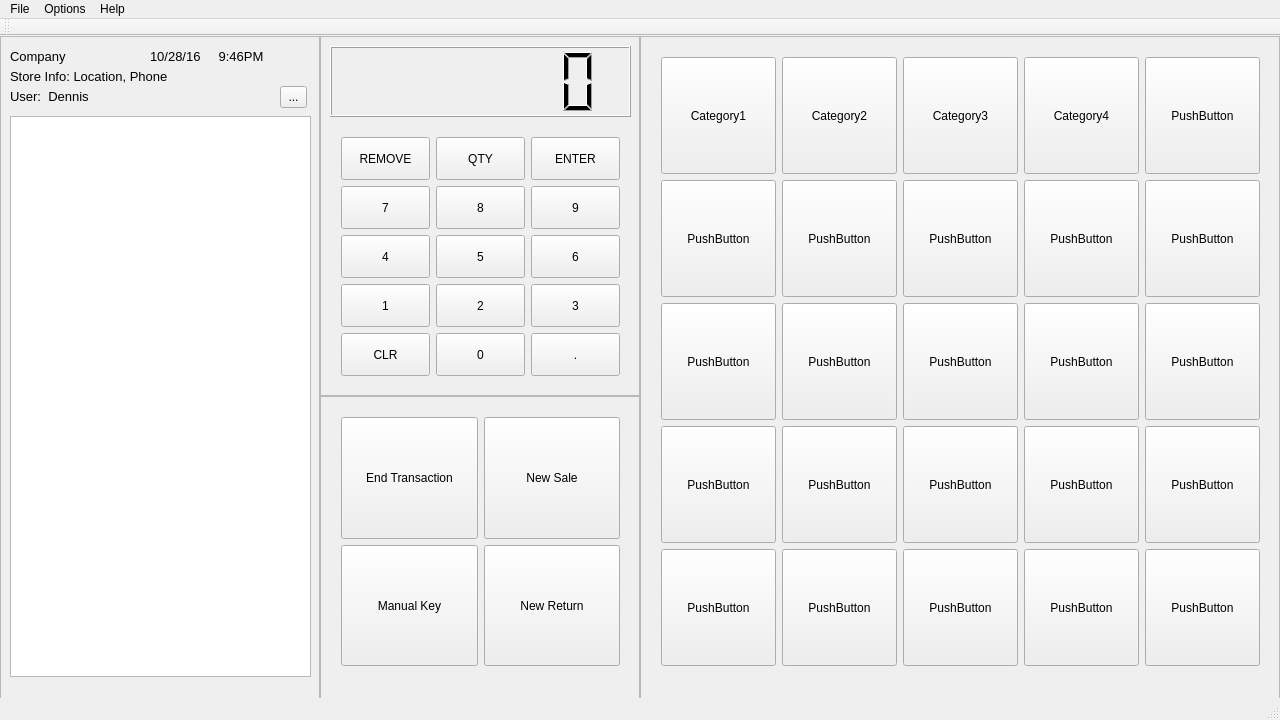
<?xml version="1.0" encoding="UTF-8"?>
<ui version="4.0">
 <class>MainWindow</class>
 <widget class="QMainWindow" name="MainWindow">
  <property name="geometry">
   <rect>
    <x>0</x>
    <y>0</y>
    <width>1280</width>
    <height>720</height>
   </rect>
  </property>
  <property name="windowTitle">
   <string>MainWindow</string>
  </property>
  <widget class="QWidget" name="centralWidget">
   <widget class="QFrame" name="frame">
    <property name="geometry">
     <rect>
      <x>320</x>
      <y>0</y>
      <width>320</width>
      <height>360</height>
     </rect>
    </property>
    <property name="frameShape">
     <enum>QFrame::StyledPanel</enum>
    </property>
    <property name="frameShadow">
     <enum>QFrame::Raised</enum>
    </property>
    <widget class="QWidget" name="widget" native="true">
     <property name="geometry">
      <rect>
       <x>10</x>
       <y>10</y>
       <width>301</width>
       <height>341</height>
      </rect>
     </property>
     <widget class="QLCDNumber" name="lcdNumber">
      <property name="geometry">
       <rect>
        <x>0</x>
        <y>0</y>
        <width>301</width>
        <height>71</height>
       </rect>
      </property>
      <property name="smallDecimalPoint">
       <bool>true</bool>
      </property>
      <property name="digitCount">
       <number>6</number>
      </property>
      <property name="segmentStyle">
       <enum>QLCDNumber::Filled</enum>
      </property>
      <property name="value" stdset="0">
       <double>0.000000000000000</double>
      </property>
      <property name="intValue" stdset="0">
       <number>0</number>
      </property>
      <property name="lcd_value" stdset="0">
       <number>0</number>
      </property>
     </widget>
     <widget class="QWidget" name="gridLayoutWidget">
      <property name="geometry">
       <rect>
        <x>0</x>
        <y>80</y>
        <width>301</width>
        <height>261</height>
       </rect>
      </property>
      <layout class="QGridLayout" name="gridLayout">
       <item row="3" column="1">
        <widget class="QPushButton" name="pushButton2">
         <property name="sizePolicy">
          <sizepolicy hsizetype="MinimumExpanding" vsizetype="MinimumExpanding">
           <horstretch>0</horstretch>
           <verstretch>0</verstretch>
          </sizepolicy>
         </property>
         <property name="minimumSize">
          <size>
           <width>2</width>
           <height>0</height>
          </size>
         </property>
         <property name="text">
          <string>2</string>
         </property>
        </widget>
       </item>
       <item row="3" column="0">
        <widget class="QPushButton" name="pushButton1">
         <property name="sizePolicy">
          <sizepolicy hsizetype="MinimumExpanding" vsizetype="MinimumExpanding">
           <horstretch>0</horstretch>
           <verstretch>0</verstretch>
          </sizepolicy>
         </property>
         <property name="minimumSize">
          <size>
           <width>2</width>
           <height>0</height>
          </size>
         </property>
         <property name="text">
          <string>1</string>
         </property>
        </widget>
       </item>
       <item row="2" column="1">
        <widget class="QPushButton" name="pushButton5">
         <property name="sizePolicy">
          <sizepolicy hsizetype="MinimumExpanding" vsizetype="MinimumExpanding">
           <horstretch>0</horstretch>
           <verstretch>0</verstretch>
          </sizepolicy>
         </property>
         <property name="minimumSize">
          <size>
           <width>2</width>
           <height>0</height>
          </size>
         </property>
         <property name="text">
          <string>5</string>
         </property>
        </widget>
       </item>
       <item row="2" column="2">
        <widget class="QPushButton" name="pushButton6">
         <property name="sizePolicy">
          <sizepolicy hsizetype="MinimumExpanding" vsizetype="MinimumExpanding">
           <horstretch>0</horstretch>
           <verstretch>0</verstretch>
          </sizepolicy>
         </property>
         <property name="minimumSize">
          <size>
           <width>2</width>
           <height>0</height>
          </size>
         </property>
         <property name="text">
          <string>6</string>
         </property>
        </widget>
       </item>
       <item row="1" column="2">
        <widget class="QPushButton" name="pushButton9">
         <property name="sizePolicy">
          <sizepolicy hsizetype="MinimumExpanding" vsizetype="MinimumExpanding">
           <horstretch>0</horstretch>
           <verstretch>0</verstretch>
          </sizepolicy>
         </property>
         <property name="minimumSize">
          <size>
           <width>2</width>
           <height>0</height>
          </size>
         </property>
         <property name="text">
          <string>9</string>
         </property>
        </widget>
       </item>
       <item row="0" column="2">
        <widget class="QPushButton" name="pushButtonEnter">
         <property name="sizePolicy">
          <sizepolicy hsizetype="Minimum" vsizetype="MinimumExpanding">
           <horstretch>0</horstretch>
           <verstretch>0</verstretch>
          </sizepolicy>
         </property>
         <property name="text">
          <string>ENTER</string>
         </property>
        </widget>
       </item>
       <item row="1" column="1">
        <widget class="QPushButton" name="pushButton8">
         <property name="sizePolicy">
          <sizepolicy hsizetype="MinimumExpanding" vsizetype="MinimumExpanding">
           <horstretch>0</horstretch>
           <verstretch>0</verstretch>
          </sizepolicy>
         </property>
         <property name="minimumSize">
          <size>
           <width>2</width>
           <height>0</height>
          </size>
         </property>
         <property name="text">
          <string>8</string>
         </property>
        </widget>
       </item>
       <item row="1" column="0">
        <widget class="QPushButton" name="pushButton7">
         <property name="sizePolicy">
          <sizepolicy hsizetype="MinimumExpanding" vsizetype="MinimumExpanding">
           <horstretch>0</horstretch>
           <verstretch>0</verstretch>
          </sizepolicy>
         </property>
         <property name="minimumSize">
          <size>
           <width>2</width>
           <height>0</height>
          </size>
         </property>
         <property name="text">
          <string>7</string>
         </property>
        </widget>
       </item>
       <item row="2" column="0">
        <widget class="QPushButton" name="pushButton4">
         <property name="sizePolicy">
          <sizepolicy hsizetype="MinimumExpanding" vsizetype="MinimumExpanding">
           <horstretch>0</horstretch>
           <verstretch>0</verstretch>
          </sizepolicy>
         </property>
         <property name="minimumSize">
          <size>
           <width>2</width>
           <height>0</height>
          </size>
         </property>
         <property name="text">
          <string>4</string>
         </property>
        </widget>
       </item>
       <item row="4" column="1">
        <widget class="QPushButton" name="pushButton0">
         <property name="sizePolicy">
          <sizepolicy hsizetype="MinimumExpanding" vsizetype="MinimumExpanding">
           <horstretch>0</horstretch>
           <verstretch>0</verstretch>
          </sizepolicy>
         </property>
         <property name="minimumSize">
          <size>
           <width>2</width>
           <height>0</height>
          </size>
         </property>
         <property name="text">
          <string>0</string>
         </property>
        </widget>
       </item>
       <item row="0" column="1">
        <widget class="QPushButton" name="pushButtonQty">
         <property name="sizePolicy">
          <sizepolicy hsizetype="Minimum" vsizetype="MinimumExpanding">
           <horstretch>0</horstretch>
           <verstretch>0</verstretch>
          </sizepolicy>
         </property>
         <property name="text">
          <string>QTY</string>
         </property>
        </widget>
       </item>
       <item row="4" column="2">
        <widget class="QPushButton" name="pushButtonDecimal">
         <property name="sizePolicy">
          <sizepolicy hsizetype="Minimum" vsizetype="MinimumExpanding">
           <horstretch>0</horstretch>
           <verstretch>0</verstretch>
          </sizepolicy>
         </property>
         <property name="text">
          <string>.</string>
         </property>
        </widget>
       </item>
       <item row="0" column="0">
        <widget class="QPushButton" name="pushButtonRemove">
         <property name="sizePolicy">
          <sizepolicy hsizetype="Minimum" vsizetype="MinimumExpanding">
           <horstretch>0</horstretch>
           <verstretch>0</verstretch>
          </sizepolicy>
         </property>
         <property name="text">
          <string>REMOVE</string>
         </property>
        </widget>
       </item>
       <item row="4" column="0">
        <widget class="QPushButton" name="pushButtonClr">
         <property name="sizePolicy">
          <sizepolicy hsizetype="MinimumExpanding" vsizetype="MinimumExpanding">
           <horstretch>0</horstretch>
           <verstretch>0</verstretch>
          </sizepolicy>
         </property>
         <property name="text">
          <string>CLR</string>
         </property>
        </widget>
       </item>
       <item row="3" column="2">
        <widget class="QPushButton" name="pushButton3">
         <property name="sizePolicy">
          <sizepolicy hsizetype="Minimum" vsizetype="MinimumExpanding">
           <horstretch>0</horstretch>
           <verstretch>0</verstretch>
          </sizepolicy>
         </property>
         <property name="text">
          <string>3</string>
         </property>
        </widget>
       </item>
      </layout>
     </widget>
    </widget>
   </widget>
   <widget class="QFrame" name="frame_2">
    <property name="geometry">
     <rect>
      <x>640</x>
      <y>0</y>
      <width>640</width>
      <height>720</height>
     </rect>
    </property>
    <property name="frameShape">
     <enum>QFrame::StyledPanel</enum>
    </property>
    <property name="frameShadow">
     <enum>QFrame::Raised</enum>
    </property>
    <widget class="QWidget" name="gridLayoutWidget_3">
     <property name="geometry">
      <rect>
       <x>10</x>
       <y>10</y>
       <width>621</width>
       <height>631</height>
      </rect>
     </property>
     <layout class="QGridLayout" name="gridLayout_3">
      <item row="2" column="3">
       <widget class="QPushButton" name="pushButton_5">
        <property name="enabled">
         <bool>true</bool>
        </property>
        <property name="sizePolicy">
         <sizepolicy hsizetype="Minimum" vsizetype="MinimumExpanding">
          <horstretch>0</horstretch>
          <verstretch>0</verstretch>
         </sizepolicy>
        </property>
        <property name="text">
         <string>PushButton</string>
        </property>
       </widget>
      </item>
      <item row="2" column="4">
       <widget class="QPushButton" name="pushButton_6">
        <property name="enabled">
         <bool>true</bool>
        </property>
        <property name="sizePolicy">
         <sizepolicy hsizetype="Minimum" vsizetype="MinimumExpanding">
          <horstretch>0</horstretch>
          <verstretch>0</verstretch>
         </sizepolicy>
        </property>
        <property name="text">
         <string>PushButton</string>
        </property>
       </widget>
      </item>
      <item row="1" column="0">
       <widget class="QPushButton" name="pushButton_18">
        <property name="enabled">
         <bool>true</bool>
        </property>
        <property name="sizePolicy">
         <sizepolicy hsizetype="Minimum" vsizetype="MinimumExpanding">
          <horstretch>0</horstretch>
          <verstretch>0</verstretch>
         </sizepolicy>
        </property>
        <property name="text">
         <string>PushButton</string>
        </property>
       </widget>
      </item>
      <item row="4" column="1">
       <widget class="QPushButton" name="pushButton_22">
        <property name="enabled">
         <bool>true</bool>
        </property>
        <property name="sizePolicy">
         <sizepolicy hsizetype="Minimum" vsizetype="MinimumExpanding">
          <horstretch>0</horstretch>
          <verstretch>0</verstretch>
         </sizepolicy>
        </property>
        <property name="text">
         <string>PushButton</string>
        </property>
       </widget>
      </item>
      <item row="4" column="4">
       <widget class="QPushButton" name="pushButton_25">
        <property name="enabled">
         <bool>true</bool>
        </property>
        <property name="sizePolicy">
         <sizepolicy hsizetype="Minimum" vsizetype="MinimumExpanding">
          <horstretch>0</horstretch>
          <verstretch>0</verstretch>
         </sizepolicy>
        </property>
        <property name="text">
         <string>PushButton</string>
        </property>
       </widget>
      </item>
      <item row="4" column="2">
       <widget class="QPushButton" name="pushButton_23">
        <property name="enabled">
         <bool>true</bool>
        </property>
        <property name="sizePolicy">
         <sizepolicy hsizetype="Minimum" vsizetype="MinimumExpanding">
          <horstretch>0</horstretch>
          <verstretch>0</verstretch>
         </sizepolicy>
        </property>
        <property name="text">
         <string>PushButton</string>
        </property>
       </widget>
      </item>
      <item row="4" column="3">
       <widget class="QPushButton" name="pushButton_24">
        <property name="enabled">
         <bool>true</bool>
        </property>
        <property name="sizePolicy">
         <sizepolicy hsizetype="Minimum" vsizetype="MinimumExpanding">
          <horstretch>0</horstretch>
          <verstretch>0</verstretch>
         </sizepolicy>
        </property>
        <property name="text">
         <string>PushButton</string>
        </property>
       </widget>
      </item>
      <item row="0" column="0">
       <widget class="QPushButton" name="pushButtonCategory1">
        <property name="enabled">
         <bool>true</bool>
        </property>
        <property name="sizePolicy">
         <sizepolicy hsizetype="Minimum" vsizetype="MinimumExpanding">
          <horstretch>0</horstretch>
          <verstretch>0</verstretch>
         </sizepolicy>
        </property>
        <property name="text">
         <string>Category1</string>
        </property>
       </widget>
      </item>
      <item row="0" column="1">
       <widget class="QPushButton" name="pushButton">
        <property name="enabled">
         <bool>true</bool>
        </property>
        <property name="sizePolicy">
         <sizepolicy hsizetype="Minimum" vsizetype="MinimumExpanding">
          <horstretch>0</horstretch>
          <verstretch>0</verstretch>
         </sizepolicy>
        </property>
        <property name="text">
         <string>Category2</string>
        </property>
       </widget>
      </item>
      <item row="1" column="2">
       <widget class="QPushButton" name="pushButton_8">
        <property name="enabled">
         <bool>true</bool>
        </property>
        <property name="sizePolicy">
         <sizepolicy hsizetype="Minimum" vsizetype="MinimumExpanding">
          <horstretch>0</horstretch>
          <verstretch>0</verstretch>
         </sizepolicy>
        </property>
        <property name="text">
         <string>PushButton</string>
        </property>
       </widget>
      </item>
      <item row="2" column="2">
       <widget class="QPushButton" name="pushButton_9">
        <property name="enabled">
         <bool>true</bool>
        </property>
        <property name="sizePolicy">
         <sizepolicy hsizetype="Minimum" vsizetype="MinimumExpanding">
          <horstretch>0</horstretch>
          <verstretch>0</verstretch>
         </sizepolicy>
        </property>
        <property name="text">
         <string>PushButton</string>
        </property>
       </widget>
      </item>
      <item row="3" column="4">
       <widget class="QPushButton" name="pushButton_12">
        <property name="enabled">
         <bool>true</bool>
        </property>
        <property name="sizePolicy">
         <sizepolicy hsizetype="Minimum" vsizetype="MinimumExpanding">
          <horstretch>0</horstretch>
          <verstretch>0</verstretch>
         </sizepolicy>
        </property>
        <property name="text">
         <string>PushButton</string>
        </property>
       </widget>
      </item>
      <item row="3" column="2">
       <widget class="QPushButton" name="pushButton_10">
        <property name="enabled">
         <bool>true</bool>
        </property>
        <property name="sizePolicy">
         <sizepolicy hsizetype="Minimum" vsizetype="MinimumExpanding">
          <horstretch>0</horstretch>
          <verstretch>0</verstretch>
         </sizepolicy>
        </property>
        <property name="text">
         <string>PushButton</string>
        </property>
       </widget>
      </item>
      <item row="3" column="3">
       <widget class="QPushButton" name="pushButton_11">
        <property name="enabled">
         <bool>true</bool>
        </property>
        <property name="sizePolicy">
         <sizepolicy hsizetype="Minimum" vsizetype="MinimumExpanding">
          <horstretch>0</horstretch>
          <verstretch>0</verstretch>
         </sizepolicy>
        </property>
        <property name="text">
         <string>PushButton</string>
        </property>
       </widget>
      </item>
      <item row="1" column="1">
       <widget class="QPushButton" name="pushButton_14">
        <property name="enabled">
         <bool>true</bool>
        </property>
        <property name="sizePolicy">
         <sizepolicy hsizetype="Minimum" vsizetype="MinimumExpanding">
          <horstretch>0</horstretch>
          <verstretch>0</verstretch>
         </sizepolicy>
        </property>
        <property name="text">
         <string>PushButton</string>
        </property>
       </widget>
      </item>
      <item row="2" column="1">
       <widget class="QPushButton" name="pushButton_15">
        <property name="enabled">
         <bool>true</bool>
        </property>
        <property name="sizePolicy">
         <sizepolicy hsizetype="Minimum" vsizetype="MinimumExpanding">
          <horstretch>0</horstretch>
          <verstretch>0</verstretch>
         </sizepolicy>
        </property>
        <property name="text">
         <string>PushButton</string>
        </property>
       </widget>
      </item>
      <item row="3" column="1">
       <widget class="QPushButton" name="pushButton_16">
        <property name="enabled">
         <bool>true</bool>
        </property>
        <property name="sizePolicy">
         <sizepolicy hsizetype="Minimum" vsizetype="MinimumExpanding">
          <horstretch>0</horstretch>
          <verstretch>0</verstretch>
         </sizepolicy>
        </property>
        <property name="text">
         <string>PushButton</string>
        </property>
       </widget>
      </item>
      <item row="3" column="0">
       <widget class="QPushButton" name="pushButton_20">
        <property name="enabled">
         <bool>true</bool>
        </property>
        <property name="sizePolicy">
         <sizepolicy hsizetype="Minimum" vsizetype="MinimumExpanding">
          <horstretch>0</horstretch>
          <verstretch>0</verstretch>
         </sizepolicy>
        </property>
        <property name="text">
         <string>PushButton</string>
        </property>
       </widget>
      </item>
      <item row="2" column="0">
       <widget class="QPushButton" name="pushButton_19">
        <property name="enabled">
         <bool>true</bool>
        </property>
        <property name="sizePolicy">
         <sizepolicy hsizetype="Minimum" vsizetype="MinimumExpanding">
          <horstretch>0</horstretch>
          <verstretch>0</verstretch>
         </sizepolicy>
        </property>
        <property name="text">
         <string>PushButton</string>
        </property>
       </widget>
      </item>
      <item row="4" column="0">
       <widget class="QPushButton" name="pushButton_21">
        <property name="enabled">
         <bool>true</bool>
        </property>
        <property name="sizePolicy">
         <sizepolicy hsizetype="Minimum" vsizetype="MinimumExpanding">
          <horstretch>0</horstretch>
          <verstretch>0</verstretch>
         </sizepolicy>
        </property>
        <property name="text">
         <string>PushButton</string>
        </property>
       </widget>
      </item>
      <item row="0" column="4">
       <widget class="QPushButton" name="pushButton_7">
        <property name="enabled">
         <bool>true</bool>
        </property>
        <property name="sizePolicy">
         <sizepolicy hsizetype="Minimum" vsizetype="MinimumExpanding">
          <horstretch>0</horstretch>
          <verstretch>0</verstretch>
         </sizepolicy>
        </property>
        <property name="text">
         <string>PushButton</string>
        </property>
       </widget>
      </item>
      <item row="0" column="2">
       <widget class="QPushButton" name="pushButton_4">
        <property name="enabled">
         <bool>true</bool>
        </property>
        <property name="sizePolicy">
         <sizepolicy hsizetype="Minimum" vsizetype="MinimumExpanding">
          <horstretch>0</horstretch>
          <verstretch>0</verstretch>
         </sizepolicy>
        </property>
        <property name="text">
         <string>Category3</string>
        </property>
       </widget>
      </item>
      <item row="1" column="3">
       <widget class="QPushButton" name="pushButton_13">
        <property name="enabled">
         <bool>true</bool>
        </property>
        <property name="sizePolicy">
         <sizepolicy hsizetype="Minimum" vsizetype="MinimumExpanding">
          <horstretch>0</horstretch>
          <verstretch>0</verstretch>
         </sizepolicy>
        </property>
        <property name="text">
         <string>PushButton</string>
        </property>
       </widget>
      </item>
      <item row="0" column="3">
       <widget class="QPushButton" name="pushButton_2">
        <property name="enabled">
         <bool>true</bool>
        </property>
        <property name="sizePolicy">
         <sizepolicy hsizetype="Minimum" vsizetype="MinimumExpanding">
          <horstretch>0</horstretch>
          <verstretch>0</verstretch>
         </sizepolicy>
        </property>
        <property name="text">
         <string>Category4</string>
        </property>
       </widget>
      </item>
      <item row="1" column="4">
       <widget class="QPushButton" name="pushButton_17">
        <property name="enabled">
         <bool>true</bool>
        </property>
        <property name="sizePolicy">
         <sizepolicy hsizetype="Minimum" vsizetype="MinimumExpanding">
          <horstretch>0</horstretch>
          <verstretch>0</verstretch>
         </sizepolicy>
        </property>
        <property name="text">
         <string>PushButton</string>
        </property>
       </widget>
      </item>
     </layout>
    </widget>
   </widget>
   <widget class="QFrame" name="frame_3">
    <property name="geometry">
     <rect>
      <x>320</x>
      <y>360</y>
      <width>320</width>
      <height>360</height>
     </rect>
    </property>
    <property name="frameShape">
     <enum>QFrame::StyledPanel</enum>
    </property>
    <property name="frameShadow">
     <enum>QFrame::Raised</enum>
    </property>
    <widget class="QWidget" name="gridLayoutWidget_4">
     <property name="geometry">
      <rect>
       <x>10</x>
       <y>10</y>
       <width>301</width>
       <height>271</height>
      </rect>
     </property>
     <layout class="QGridLayout" name="gridLayout_4">
      <item row="0" column="1">
       <widget class="QPushButton" name="pushButtonNewSale">
        <property name="sizePolicy">
         <sizepolicy hsizetype="Minimum" vsizetype="MinimumExpanding">
          <horstretch>0</horstretch>
          <verstretch>0</verstretch>
         </sizepolicy>
        </property>
        <property name="toolTip">
         <string>&lt;html&gt;&lt;head/&gt;&lt;body&gt;&lt;p&gt;Cancels current transaction.&lt;/p&gt;&lt;/body&gt;&lt;/html&gt;</string>
        </property>
        <property name="text">
         <string>New Sale</string>
        </property>
       </widget>
      </item>
      <item row="1" column="1">
       <widget class="QPushButton" name="pushButton_27">
        <property name="sizePolicy">
         <sizepolicy hsizetype="Minimum" vsizetype="MinimumExpanding">
          <horstretch>0</horstretch>
          <verstretch>0</verstretch>
         </sizepolicy>
        </property>
        <property name="text">
         <string>New Return</string>
        </property>
       </widget>
      </item>
      <item row="0" column="0">
       <widget class="QPushButton" name="endTransaction">
        <property name="sizePolicy">
         <sizepolicy hsizetype="Minimum" vsizetype="MinimumExpanding">
          <horstretch>0</horstretch>
          <verstretch>0</verstretch>
         </sizepolicy>
        </property>
        <property name="toolTip">
         <string>&lt;html&gt;&lt;head/&gt;&lt;body&gt;&lt;p&gt;Checkout&lt;/p&gt;&lt;/body&gt;&lt;/html&gt;</string>
        </property>
        <property name="text">
         <string>End Transaction</string>
        </property>
       </widget>
      </item>
      <item row="1" column="0">
       <widget class="QPushButton" name="pushButtonManualKey">
        <property name="enabled">
         <bool>true</bool>
        </property>
        <property name="sizePolicy">
         <sizepolicy hsizetype="Minimum" vsizetype="MinimumExpanding">
          <horstretch>0</horstretch>
          <verstretch>0</verstretch>
         </sizepolicy>
        </property>
        <property name="text">
         <string>Manual Key</string>
        </property>
       </widget>
      </item>
     </layout>
    </widget>
   </widget>
   <widget class="QFrame" name="frame_4">
    <property name="geometry">
     <rect>
      <x>0</x>
      <y>0</y>
      <width>320</width>
      <height>720</height>
     </rect>
    </property>
    <property name="frameShape">
     <enum>QFrame::StyledPanel</enum>
    </property>
    <property name="frameShadow">
     <enum>QFrame::Raised</enum>
    </property>
    <widget class="QTextBrowser" name="textBrowserTransaction">
     <property name="geometry">
      <rect>
       <x>10</x>
       <y>80</y>
       <width>301</width>
       <height>561</height>
      </rect>
     </property>
    </widget>
    <widget class="QLabel" name="label_DateTime">
     <property name="geometry">
      <rect>
       <x>150</x>
       <y>10</y>
       <width>161</width>
       <height>21</height>
      </rect>
     </property>
     <property name="font">
      <font>
       <pointsize>10</pointsize>
      </font>
     </property>
     <property name="text">
      <string>10/28/16     9:46PM</string>
     </property>
    </widget>
    <widget class="QLabel" name="label_User">
     <property name="geometry">
      <rect>
       <x>10</x>
       <y>50</y>
       <width>181</width>
       <height>20</height>
      </rect>
     </property>
     <property name="font">
      <font>
       <pointsize>10</pointsize>
      </font>
     </property>
     <property name="text">
      <string>User:  Dennis</string>
     </property>
    </widget>
    <widget class="QLabel" name="label_Store">
     <property name="geometry">
      <rect>
       <x>10</x>
       <y>30</y>
       <width>241</width>
       <height>20</height>
      </rect>
     </property>
     <property name="font">
      <font>
       <pointsize>10</pointsize>
      </font>
     </property>
     <property name="text">
      <string>Store Info: Location, Phone</string>
     </property>
    </widget>
    <widget class="QToolButton" name="toolButton">
     <property name="geometry">
      <rect>
       <x>280</x>
       <y>50</y>
       <width>27</width>
       <height>22</height>
      </rect>
     </property>
     <property name="text">
      <string>...</string>
     </property>
    </widget>
    <widget class="QLabel" name="label_Company">
     <property name="geometry">
      <rect>
       <x>10</x>
       <y>10</y>
       <width>181</width>
       <height>20</height>
      </rect>
     </property>
     <property name="font">
      <font>
       <pointsize>10</pointsize>
      </font>
     </property>
     <property name="text">
      <string>Company</string>
     </property>
    </widget>
   </widget>
  </widget>
  <widget class="QMenuBar" name="menuBar">
   <property name="geometry">
    <rect>
     <x>0</x>
     <y>0</y>
     <width>1280</width>
     <height>26</height>
    </rect>
   </property>
   <widget class="QMenu" name="menuPOS">
    <property name="title">
     <string>File</string>
    </property>
    <addaction name="actionLogout"/>
    <addaction name="separator"/>
    <addaction name="actionExit"/>
   </widget>
   <widget class="QMenu" name="menuOptions">
    <property name="title">
     <string>Options</string>
    </property>
    <addaction name="actionEdit_Buttons"/>
    <addaction name="actionEdit_Items"/>
    <addaction name="actionEdit_Employees"/>
   </widget>
   <widget class="QMenu" name="menuHelp">
    <property name="title">
     <string>Help</string>
    </property>
    <addaction name="actionAbout"/>
   </widget>
   <addaction name="menuPOS"/>
   <addaction name="menuOptions"/>
   <addaction name="menuHelp"/>
  </widget>
  <widget class="QToolBar" name="mainToolBar">
   <attribute name="toolBarArea">
    <enum>TopToolBarArea</enum>
   </attribute>
   <attribute name="toolBarBreak">
    <bool>false</bool>
   </attribute>
  </widget>
  <widget class="QStatusBar" name="statusBar"/>
  <action name="actionSwitch_User">
   <property name="text">
    <string>Switch User</string>
   </property>
  </action>
  <action name="actionLogout">
   <property name="text">
    <string>Logout</string>
   </property>
  </action>
  <action name="actionEdit_Buttons">
   <property name="text">
    <string>Edit Buttons</string>
   </property>
  </action>
  <action name="actionEdit_Items">
   <property name="text">
    <string>Edit Items</string>
   </property>
  </action>
  <action name="actionAbout">
   <property name="text">
    <string>About</string>
   </property>
  </action>
  <action name="actionEdit_Employees">
   <property name="text">
    <string>Edit Employees</string>
   </property>
  </action>
  <action name="actionExit">
   <property name="text">
    <string>Exit</string>
   </property>
   <property name="shortcutContext">
    <enum>Qt::WindowShortcut</enum>
   </property>
  </action>
 </widget>
 <layoutdefault spacing="6" margin="11"/>
 <resources/>
 <connections/>
</ui>
